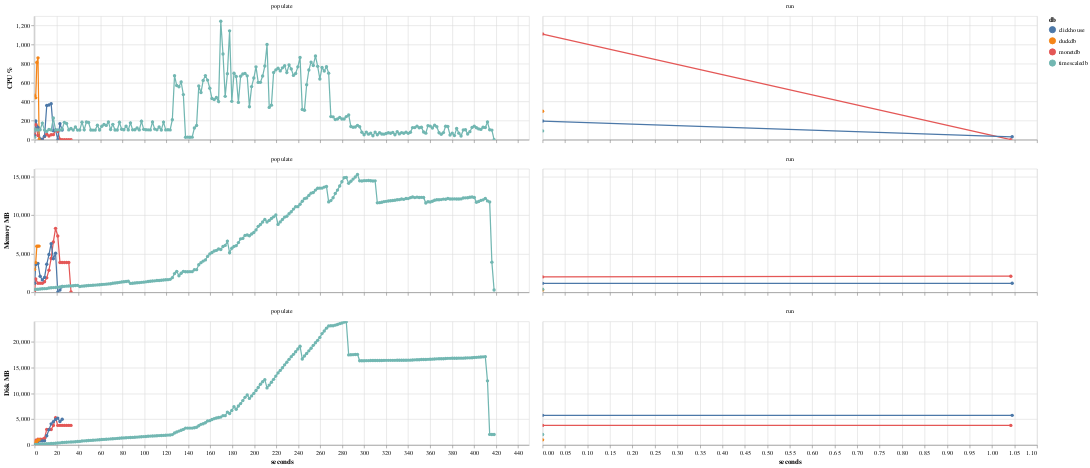

Here is the notebook cell this chart was saved with:
### Code cell
df = db.execute(
    """
WITH first_metric_time AS (
    SELECT
        benchmark_id,
        MIN(time) AS start_time
    FROM metric
    GROUP BY benchmark_id
)
SELECT
    b.db,
    b.suite,
    b.operation,
    epoch(m.time - fm.start_time) AS seconds_since_start,
    m.cpu_percent,
    m.mem_mb,
    m.disk_mb
FROM metric m
JOIN first_metric_time fm ON m.benchmark_id = fm.benchmark_id
JOIN benchmark b ON m.benchmark_id = b.id
WHERE b.suite = (?)
and b.deleted_at is null
ORDER BY b.id, seconds_since_start;
""",
    [SUITE],
).pl()

df = df.with_columns(pl.col.cpu_percent.clip(0, 25 * 100))

df_long = df.unpivot(
    on=["cpu_percent", "mem_mb", "disk_mb"],
    index=["db", "suite", "operation", "seconds_since_start"],
    variable_name="metric",
    value_name="value",
)

df_long = df_long.with_columns(
    [
        pl.col("db").cast(pl.Categorical),
        pl.col("operation").cast(pl.Categorical),
        pl.col("metric").cast(pl.Categorical),
    ]
)

selector = alt.selection_point(fields=["db"], bind="legend")

width = 800
height = 200

cpu_chart = (
    alt.Chart(df_long.filter(pl.col("metric") == "cpu_percent"))
    .mark_line(point=True)
    .encode(
        x=alt.X("seconds_since_start:Q", axis=alt.Axis(title=None, ticks=True, grid=True, labels=False)),
        y=alt.Y("value:Q", axis=alt.Axis(title="CPU %", ticks=True, grid=True), scale=alt.Scale(zero=False)),
        color=alt.Color("db:N"),
        tooltip=[
            "db",
            "suite",
            "operation",
            "metric",
            alt.Tooltip("seconds_since_start:Q", format=".0f"),
            alt.Tooltip("value:Q", format=".0f"),
        ],
        opacity=alt.condition(selector, alt.value(1.0), alt.value(0.1)),
    )
    .add_params(selector)
    .properties(width=width, height=height)
    .facet(column=alt.Column("operation:N", title=None))
    .resolve_scale(x="independent")
)

mem_chart = (
    alt.Chart(df_long.filter(pl.col("metric") == "mem_mb"))
    .mark_line(point=True)
    .encode(
        x=alt.X("seconds_since_start:Q", axis=alt.Axis(title=None, ticks=True, grid=True, labels=False)),
        y=alt.Y("value:Q", axis=alt.Axis(title="Memory MB", ticks=True, grid=True), scale=alt.Scale(zero=False)),
        color=alt.Color("db:N"),
        tooltip=[
            "db",
            "suite",
            "operation",
            "metric",
            alt.Tooltip("seconds_since_start:Q", format=".2f"),
            alt.Tooltip("value:Q", format=".1f"),
        ],
        opacity=alt.condition(selector, alt.value(1.0), alt.value(0.1)),
    )
    .add_params(selector)
    .properties(width=width, height=height)
    .facet(column=alt.Column("operation:N", title=None))
    .resolve_scale(x="independent")
)

disk_chart = (
    alt.Chart(df_long.filter(pl.col("metric") == "disk_mb"))
    .mark_line(point=True)
    .encode(
        x=alt.X("seconds_since_start:Q", axis=alt.Axis(title="seconds", ticks=True, grid=True)),
        y=alt.Y("value:Q", axis=alt.Axis(title="Disk MB", ticks=True, grid=True), scale=alt.Scale(zero=False)),
        color=alt.Color("db:N"),
        tooltip=[
            "db",
            "suite",
            "operation",
            "metric",
            alt.Tooltip("seconds_since_start:Q", format=".2f"),
            alt.Tooltip("value:Q", format=".1f"),
        ],
        opacity=alt.condition(selector, alt.value(1.0), alt.value(0.1)),
    )
    .add_params(selector)
    .properties(width=width, height=height)
    .facet(column=alt.Column("operation:N", title=None))
    .resolve_scale(x="independent")
)

chart = alt.vconcat(cpu_chart, mem_chart, disk_chart).interactive(bind_y=False)

chart

### Figure 1 — Vega-Lite specification as saved in the notebook (floating-point values rounded to 4 significant figures; data arrays with more than 128 entries replaced by an {"elided": "..."} marker saying what was removed)
{"config": {"view": {"continuousWidth": 300, "continuousHeight": 300}}, "vconcat": [{"data": {"name": "data-99e6224702de865c047c8736fb4215cf"}, "facet": {"column": {"field": "operation", "title": null, "type": "nominal"}}, "spec": {"mark": {"type": "line", "point": true}, "encoding": {"color": {"field": "db", "type": "nominal"}, "opacity": {"condition": {"param": "param_1", "value": 1.0}, "value": 0.1}, "tooltip": [{"field": "db", "type": "ordinal"}, {"field": "suite", "type": "nominal"}, {"field": "operation", "type": "ordinal"}, {"field": "metric", "type": "ordinal"}, {"field": "seconds_since_start", "format": ".0f", "type": "quantitative"}, {"field": "value", "format": ".0f", "type": "quantitative"}], "x": {"axis": {"grid": true, "labels": false, "ticks": true, "title": null}, "field": "seconds_since_start", "type": "quantitative"}, "y": {"axis": {"grid": true, "ticks": true, "title": "CPU %"}, "field": "value", "scale": {"zero": false}, "type": "quantitative"}}, "height": 200, "name": "view_1", "width": 800}, "resolve": {"scale": {"x": "independent"}}}, {"data": {"name": "data-5bcbe309802d274ebffbbea5628c014e"}, "facet": {"column": {"field": "operation", "title": null, "type": "nominal"}}, "spec": {"mark": {"type": "line", "point": true}, "encoding": {"color": {"field": "db", "type": "nominal"}, "opacity": {"condition": {"param": "param_1", "value": 1.0}, "value": 0.1}, "tooltip": [{"field": "db", "type": "ordinal"}, {"field": "suite", "type": "nominal"}, {"field": "operation", "type": "ordinal"}, {"field": "metric", "type": "ordinal"}, {"field": "seconds_since_start", "format": ".2f", "type": "quantitative"}, {"field": "value", "format": ".1f", "type": "quantitative"}], "x": {"axis": {"grid": true, "labels": false, "ticks": true, "title": null}, "field": "seconds_since_start", "type": "quantitative"}, "y": {"axis": {"grid": true, "ticks": true, "title": "Memory MB"}, "field": "value", "scale": {"zero": false}, "type": "quantitative"}}, "height": 200, "name": "view_2", "width": 800}, "resolve": {"scale": {"x": "independent"}}}, {"data": {"name": "data-de48a8df09da1adb2dfbc802585c4b84"}, "facet": {"column": {"field": "operation", "title": null, "type": "nominal"}}, "spec": {"mark": {"type": "line", "point": true}, "encoding": {"color": {"field": "db", "type": "nominal"}, "opacity": {"condition": {"param": "param_1", "value": 1.0}, "value": 0.1}, "tooltip": [{"field": "db", "type": "ordinal"}, {"field": "suite", "type": "nominal"}, {"field": "operation", "type": "ordinal"}, {"field": "metric", "type": "ordinal"}, {"field": "seconds_since_start", "format": ".2f", "type": "quantitative"}, {"field": "value", "format": ".1f", "type": "quantitative"}], "x": {"axis": {"grid": true, "ticks": true, "title": "seconds"}, "field": "seconds_since_start", "type": "quantitative"}, "y": {"axis": {"grid": true, "ticks": true, "title": "Disk MB"}, "field": "value", "scale": {"zero": false}, "type": "quantitative"}}, "height": 200, "name": "view_3", "width": 800}, "resolve": {"scale": {"x": "independent"}}}], "params": [{"name": "param_1", "select": {"type": "point", "fields": ["db"]}, "bind": "legend", "views": ["view_1", "view_2", "view_3"]}, {"name": "param_2", "select": {"type": "interval", "encodings": ["x"]}, "bind": "scales", "views": ["view_1", "view_2", "view_3"]}], "$schema": "https://vega.github.io/schema/vega-lite/v5.20.1.json", "datasets": {"data-99e6224702de865c047c8736fb4215cf": {"elided": "254 records"}, "data-5bcbe309802d274ebffbbea5628c014e": {"elided": "254 records"}, "data-de48a8df09da1adb2dfbc802585c4b84": {"elided": "254 records"}}}
